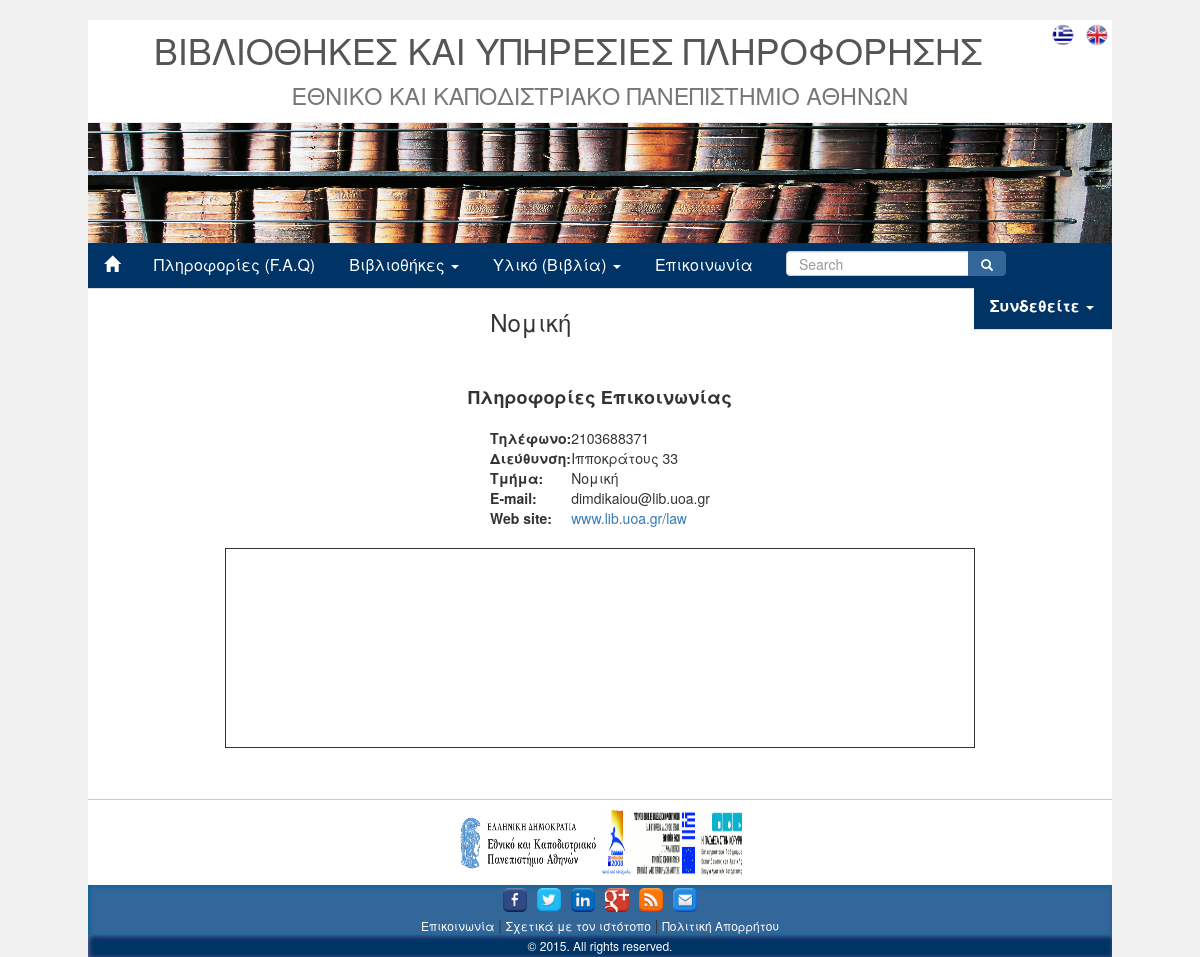
Page /libpage.php?name=Νομική on the committed database.
### tables this page shows
CREATE TABLE `Libraries` (
  `idLibraries` int(11) NOT NULL AUTO_INCREMENT,
  `libName` varchar(45) NOT NULL,
  `address` varchar(45) NOT NULL,
  `telNum` int(11) NOT NULL,
  `email` varchar(45) NOT NULL,
  `website` varchar(45) DEFAULT NULL,
  `department` varchar(45) NOT NULL,
  `latitude` float NOT NULL,
  `longitude` float NOT NULL,
  PRIMARY KEY (`idLibraries`),
  UNIQUE KEY `idLibraries_UNIQUE` (`idLibraries`),
  UNIQUE KEY `telNum_UNIQUE` (`telNum`)
);

### libpage.php (the view, shortened to what this page needs)
<!DOCTYPE html>
<html>
    <head>
        <link rel="stylesheet" href="http://maxcdn.bootstrapcdn.com/bootstrap/3.3.5/css/bootstrap.min.css">
        <link rel="stylesheet" href="assets/css/index.css">
        <link rel="stylesheet" href="assets/css/header.css">
        <link rel="stylesheet" href="assets/css/footer.css">
        <link rel="stylesheet" href="assets/css/libpage.css">
    </head>
    <body>
        <div id="container">
            <div id="headerfile"> <?php include 'header.php' ?></div>
            <div class="lib">
              <?php $name=$_GET['name'];
                  include 'connect.php';
                  $query = 'SELECT * FROM Libraries WHERE libName="'.$name.'"';
                  $results = mysqli_query($link,$query) or die ("Query failed");
                  $row=mysqli_fetch_object($results);
              ?>
                <h3><?php echo ''.$row->libName.''?></h3>
                <h4> <b>Πληροφορίες Επικοινωνίας</b> </h4>
                <table align="center">
                    <tr>
                        <td><b>Τηλέφωνο:</b></td>
                        <td> <?php echo ''.$row->telNum.''?> </td>
                    </tr>
                    <tr>
                        <td> <b>Διεύθυνση:</b> </td>
                        <td> <?php echo ''.$row->address.''?> </td>
                    </tr>
                    <tr>
                        <td> <b>Τμήμα:</b> </td>
                        <td> <?php echo ''.$row->department.''?> </td>
                    </tr>
                    <tr>
                        <td><b>E-mail:</b></td>
                        <td> <?php echo ''.$row->email.''?> </td>
                    </tr>
                    <tr>
                        <td><b>Web site:</b></td>
                        <td>
                        <?php
                            if(strpos($row->website,'www') !== FALSE)
                            {
                              echo '<a href="http://'.$row->website.'">'.$row->website.'</a>';
                            }
                            else
                            {
                              if(!empty($row->website))
                                echo '<a href="http://www.'.$row->website.'">www.'.$row->website.'</a>';
                              else
                                echo 'Μη διαθέσιμο';
                            }
                        ?>
                      </td>
                    </tr>
                </table>
                <center>
                    <div id="map"></div>
                </center>
            </div>
        </div>
        <div id="footerfile"> <?php include 'footer.php' ?></div>
    </body>
</html>

### assets/css/index.css (style rules this page uses)
html,body { background-color: #f0f0f0; height: 100%; }
#container { background-color: #fff; width: 1024px; margin: auto; min-height: 100%; height: auto; margin: 0 auto -30px; padding: 0 0 30px; }
#headerfile { width: auto; }
#footerfile { width: 1024px; margin: auto; }

### assets/css/libpage.css (style rules this page uses)
.lib { margin-bottom: 5%; }
.lib h3, .lib h4 { text-align: center; }
.lib h3 { margin-bottom: 5%; }
.lib h4 { margin-bottom: 2%; }
table { margin-bottom: 20px; }
#map { width: 750px; height: 200px; border: 1px solid #333; }

### rows in the picture
libraries: libName "Νομική", telNum "2103688371", address "Ιπποκράτους 33", department "Νομική", email "dimdikaiou@lib.uoa.gr", website "www.lib.uoa.gr/law"
